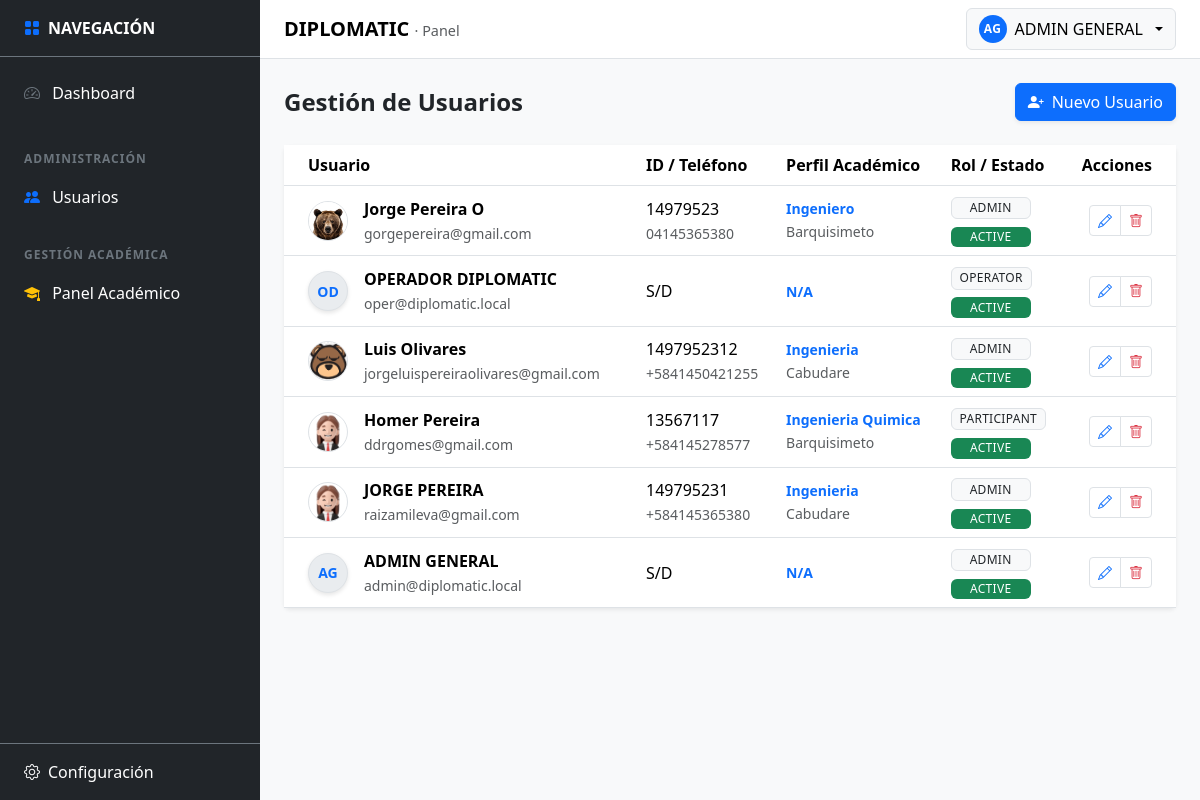
Screenshot of /public/users (signed in) with the database file from the repository.
### tables this page shows
CREATE TABLE `tbl_users` (
  `id` int(10) UNSIGNED NOT NULL,
  `user_type` enum('INTERNAL','PARTICIPANT') NOT NULL DEFAULT 'INTERNAL',
  `status` enum('ACTIVE','SUSPENDED','INACTIVE') NOT NULL DEFAULT 'ACTIVE',
  `first_name` varchar(100) NOT NULL,
  `last_name` varchar(100) NOT NULL,
  `email` varchar(190) NOT NULL,
  `role` varchar(60) DEFAULT 'PARTICIPANT',
  `phone` varchar(30) DEFAULT NULL,
  `document_id` varchar(30) DEFAULT NULL,
  `address` text DEFAULT NULL,
  `provenance` varchar(150) DEFAULT NULL,
  `undergraduate_degree` varchar(150) DEFAULT NULL,
  `avatar` varchar(255) DEFAULT 'default_avatar.png',
  `password_hash` varchar(255) NOT NULL,
  `last_login_at` datetime DEFAULT NULL,
  `created_at` datetime NOT NULL DEFAULT current_timestamp(),
  `updated_at` datetime NOT NULL DEFAULT current_timestamp() ON UPDATE current_timestamp(),
  `profile_complete` tinyint(1) DEFAULT 0
);

### app/core/Controller.php (called while the page is built, shortened)
<?php
abstract class Controller
{
    protected function view(string $viewPath, array $data = []): void
    {
        View::render($viewPath, $data);
    }
}

### app/controllers/UsersController.php (called while the page is built, shortened)
<?php
final class UsersController extends Controller
{
    public function index(): void
    {
        $userModel = new UserModel();
        try {
            $db = (new Database())->getConnection();
            $stmt = $db->query("SELECT role_key, name FROM tbl_roles WHERE status = 'ACTIVE' ORDER BY level DESC");
            $roles = $stmt->fetchAll();
        } catch (\Exception $e) {
            $roles = [];
        }
        $this->view('users/index', [
            'users' => $userModel->getAll(),
            'roles' => $roles
        ]);
    }
}

### app/core/Router.php (called while the page is built, shortened)
<?php
final class Router
{
  private array $routes = [
    'GET' => [],
    'POST' => [],
  ];
  public function get(string $path, array $handler): void
  {
    $this->routes['GET'][$this->normalize($path)] = $handler;
  }
  public function post(string $path, array $handler): void
  {
    $this->routes['POST'][$this->normalize($path)] = $handler;
  }
  public function dispatch(): void
  {
    $method = $_SERVER['REQUEST_METHOD'] ?? 'GET';
    $uri = parse_url($_SERVER['REQUEST_URI'] ?? '/', PHP_URL_PATH) ?? '/';
    $basePath = $this->detectBasePath();
    $path = $this->normalize(str_replace($basePath, '', $uri) ?: '/');
    $handler = $this->routes[$method][$path] ?? null;
    [$class, $action] = $handler;
    $controller = new $class();
    $controller->$action();
  }
  private function normalize(string $path): string
  {
    $path = '/' . trim($path, '/');
    return $path === '//' ? '/' : $path;
  }
  private function detectBasePath(): string
  {
    $scriptName = $_SERVER['SCRIPT_NAME'] ?? '';
    $dir = str_replace('\\', '/', dirname($scriptName));
    return rtrim($dir, '/');
  }
}

### app/core/Bootstrap.php (called while the page is built, shortened)
<?php
final class Bootstrap
{
    public function run(): void
    {
        $router = new Router();
        $router->get('/', [AuthController::class, 'showLogin']);
        $router->post('/login', [AuthController::class, 'doLogin']);
        $router->get('/logout', [AuthController::class, 'logout']);
        $router->get('/dashboard', [DashboardController::class, 'index']);
        $router->get('/profile', [ProfileController::class, 'index']);
        $router->post('/profile/update', [ProfileController::class, 'update']);
        $router->get('/profile/security', [ProfileController::class, 'security']);
        $router->post('/profile/change-password', [ProfileController::class, 'changePassword']);
        $router->get('/settings', [SettingsController::class, 'index']);
        $router->get('/settings/correo', [SettingsEmailController::class, 'index']);
        $router->post('/settings/save-correo', [SettingsEmailController::class, 'save']);
        $router->post('/settings/test-correo', [SettingsEmailController::class, 'test']);
        $router->get('/settings/empresa', [SettingsCompanyController::class, 'index']);
        $router->post('/settings/empresa/save', [SettingsCompanyController::class, 'save']);
        $router->get('/settings/whatsapp', [SettingsWhatsappController::class, 'index']);
        $router->post('/settings/whatsapp/save-template', [SettingsWhatsappController::class, 'saveTemplate']);
        $router->post('/settings/whatsapp/log', [SettingsWhatsappController::class, 'logSend']);
        $router->get('/settings/eventos', [SettingsEventsController::class, 'index']);
        $router->get('/settings/eventos/filter', [SettingsEventsController::class, 'filter']);
        $router->get('/academic', [AcademicController::class, 'index']);
        $router->get('/academic/diplomados', [DiplomadosController::class, 'index']);
        $router->get('/academic/diplomados/create', [DiplomadosController::class, 'create']);
        $router->post('/academic/diplomados/save', [DiplomadosController::class, 'save']);
        $router->get('/academic/diplomados/edit', [DiplomadosController::class, 'edit']);
        $router->post('/academic/diplomados/update', [DiplomadosController::class, 'update']);
        $router->post('/academic/diplomados/delete', [DiplomadosController::class, 'delete']);
        $router->get('/academic/diplomados/getDetails', [DiplomadosController::class, 'getDetails']);
        $router->get('/academic/diplomados/export', [\App\Controllers\ExportController::class, 'pdf']);
        $router->get('/academic/cohortes', [CohortesController::class, 'index']);
        $router->get('/academic/cohortes/create', [CohortesController::class, 'create']);
        $router->post('/academic/cohortes/save', [CohortesController::class, 'save']);
        $router->post('/academic/cohortes/update', [CohortesController::class, 'update']);
        $router->post('/academic/cohortes/delete', [CohortesController::class, 'delete']);
        $router->get('/academic/cohortes/getDetails', [CohortesController::class, 'getDetails']);
        $router->get('/academic/cohortes/changeStatus', [CohortesController::class, 'changeStatus']);
        $router->get('/academic/cohortes/logAccess', [CohortesController::class, 'logAccess']);
        $router->get('/academic/cohortes-config', [CohortesConfigController::class, 'index']);
        $router->get('/academic/cohortes-config/getDetails', [CohortesConfigController::class, 'getDetails']);
        $router->post('/academic/cohortes-config/updateStatus', [CohortesConfigController::class, 'updateStatus']);
        $router->post('/academic/cohortes-config/hardDelete', [CohortesConfigController::class, 'hardDelete']);
        $router->get('/academic/grupos', [GruposController::class, 'index']);
        $router->post('/academic/grupos/save', [GruposController::class, 'save']);
        $router->post('/academic/grupos/update', [GruposController::class, 'update']);
        $router->post('/academic/grupos/delete', [GruposController::class, 'delete']);
        $router->get('/academic/grupos/getDetails', [GruposController::class, 'getDetails']);
        $router->get('/academic/grupos/logAccess', [GruposController::class, 'logAccess']);
        $router->get('/academic/profesores', [ProfesoresController::class, 'index']);
        $router->get('/UserSecurity', [UserSecurityController::class, 'index']);
        $router->post('/UserSecurityController/updatePassword', [UserSecurityController::class, 'changePassword']);
        $router->post('/UserSecurityController/updateStatus', [UserSecurityController::class, 'changeStatus']);
        $router->get('/users', [UsersController::class, 'index']);
        $router->post('/users/save', [UsersController::class, 'save']);
        $router->post('/users/delete', [UsersController::class, 'delete']);
        $router->get('/register', [RegisterController::class, 'index']);
        $router->post('/register/submit', [RegisterController::class, 'submit']);
        $router->get('/register/validate', [RegisterController::class, 'validateToken']);
        $router->post('/register/create-password', [RegisterController::class, 'createPassword']);
        $router->get('/register/complete', [RegisterController::class, 'completeProfile']);
        $router->get('/forgot-password', [RegisterController::class, 'forgotPasswordIndex']);
        $router->post('/forgot-password/submit', [RegisterController::class, 'forgotPasswordSubmit']);
        $router->dispatch();
    }
}

### public/index.php (called while the page is built, shortened)
<?php
$app = new \App\Core\Bootstrap();
$app->run();

### app/models/UserModel.php (called while the page is built, shortened)
<?php
class UserModel
{
    private $db;
    public function __construct()
    {
        $this->db = (new Database())->getConnection();
    }
    public function getAll(): array
    {
        $sql = "SELECT * FROM tbl_users WHERE status != 'INACTIVE' ORDER BY created_at DESC";
        return $this->db->query($sql)->fetchAll(PDO::FETCH_ASSOC);
    }
}

### app/views/users/index.php (the view, shortened to what this page needs)
<?php
$basePath = rtrim(str_replace('\\', '/', dirname($_SERVER['SCRIPT_NAME'] ?? '')), '/');
?>
<div class="d-flex justify-content-between align-items-center mb-4">
    <h2 class="h4 fw-bold mb-0">Gestión de Usuarios</h2>
    <button class="btn btn-primary shadow-sm" data-bs-toggle="modal" data-bs-target="#userModal" onclick="resetForm()">
        <i class="bi bi-person-plus-fill me-2"></i>Nuevo Usuario
    </button>
</div>
<div class="card border-0 shadow-sm">
    <div class="card-body p-0">
        <div class="table-responsive">
            <table class="table table-hover align-middle mb-0">
                <thead class="bg-light">
                    <tr>
                        <th class="ps-4">Usuario</th>
                        <th>ID / Teléfono</th>
                        <th>Perfil Académico</th>
                        <th>Rol / Estado</th>
                        <th class="text-end pe-4">Acciones</th>
                    </tr>
                </thead>
                <tbody>
                    <?php foreach ($users as $u): ?>
                    <tr>
                        <td class="ps-4">
                            <div class="d-flex align-items-center gap-3">
                                <?php if (!empty($u['avatar']) && $u['avatar'] !== 'default_avatar.png'): ?>
                                    <img src="<?= $basePath ?>/assets/img/avatars/<?= htmlspecialchars($u['avatar']) ?>" class="rounded-circle border" width="40" height="40" style="object-fit: cover;">
                                <?php else: ?>
                                    <div class="avatar-circle"><?= strtoupper(substr($u['first_name'] ?? 'U', 0, 1) . substr($u['last_name'] ?? 'N', 0, 1)) ?></div>
                                <?php endif; ?>
                                <div>
                                    <div class="fw-bold"><?= htmlspecialchars($u['first_name'].' '.$u['last_name']) ?></div>
                                    <small class="text-muted"><?= htmlspecialchars($u['email']) ?></small>
                                </div>
                            </div>
                        </td>
                        <td>
                            <div><?= htmlspecialchars($u['document_id'] ?? 'S/D') ?></div>
                            <small class="text-muted"><?= htmlspecialchars($u['phone'] ?? '') ?></small>
                        </td>
                        <td>
                            <div class="small fw-bold text-primary"><?= htmlspecialchars($u['undergraduate_degree'] ?? 'N/A') ?></div>
                            <small class="text-muted"><?= htmlspecialchars($u['provenance'] ?? '') ?></small>
                        </td>
                        <td>
                            <div class="mb-1"><span class="badge bg-light text-dark border"><?= htmlspecialchars($u['role']) ?></span></div>
                            <?php
                                $statusClass = ($u['status'] === 'ACTIVE') ? 'bg-success' : 'bg-warning text-dark';
                            ?>
                            <span class="badge <?= $statusClass ?>"><?= htmlspecialchars($u['status']) ?></span>
                        </td>
                        <td class="text-end pe-4">
                            <div class="btn-group">
                                <button class="btn btn-sm btn-white border" title="Editar" onclick='editUser(<?= json_encode($u) ?>)'>
                                    <i class="bi bi-pencil text-primary"></i>
                                </button>
                                <button class="btn btn-sm btn-white border" title="Desactivar" onclick="deleteUser(<?= $u['id'] ?>)">
                                    <i class="bi bi-trash text-danger"></i>
                                </button>
                            </div>
                        </td>
                    </tr>
                    <?php endforeach; ?>
                </tbody>
            </table>
        </div>
    </div>
</div>

### app/views/topnav.php (shortened to what this page needs)
<?php
$basePath   = rtrim(str_replace('\\', '/', dirname($_SERVER['SCRIPT_NAME'] ?? '')), '/');
$userName   = $_SESSION['user']['name'] ?? 'Usuario';
$userAvatar = $_SESSION['user']['avatar'] ?? 'default_avatar.png';
$initials = '';
if ($userName !== '') {
  $parts = preg_split('/\s+/', trim($userName));
  $initials = strtoupper(substr($parts[0] ?? 'U', 0, 1) . substr($parts[1] ?? '', 0, 1));
  $initials = trim($initials) !== '' ? $initials : 'U';
} else {
  $initials = 'U';
}
$avatarURL  = $basePath . '/assets/img/avatars/' . $userAvatar;
$avatarPath = __DIR__ . '/../../public/assets/img/avatars/' . $userAvatar;
?>
<nav class="navbar dp-topnav bg-white border-bottom sticky-top">
  <div class="container-fluid px-3 px-md-4 d-flex align-items-center justify-content-between">
    <div class="d-flex align-items-center gap-2">
      <a class="navbar-brand fw-bold mb-0" href="<?= htmlspecialchars($basePath) ?>/dashboard">
        DIPLOMATIC <span class="text-muted fw-normal" style="font-size:.9rem;">· Panel</span>
      </a>
    </div>
    <div class="dropdown">
      <button class="btn btn-light border dp-userbtn dropdown-toggle d-flex align-items-center gap-2"
              type="button"
              data-bs-toggle="dropdown"
              aria-expanded="false">
        <?php if ($userAvatar !== 'default_avatar.png' && file_exists($avatarPath)): ?>
            <img src="<?= $avatarURL ?>" class="rounded-circle" style="width: 24px; height: 24px; object-fit: cover;" alt="Avatar">
        <?php else: ?>
            <span class="dp-avatar" aria-hidden="true"><?= htmlspecialchars($initials) ?></span>
        <?php endif; ?>
        <span class="d-none d-sm-inline"><?= htmlspecialchars($userName) ?></span>
      </button>
    </div>
  </div>
</nav>

### public/assets/css/panel.css (style rules this page uses)
:root { --sidebar-width: 260px; }
.dp-topnav { z-index: 1035; }
.dp-userbtn { display: inline-flex; align-items: center; gap: 10px; }
.dp-avatar { width: 28px; height: 28px; border-radius: 999px; background: #0d6efd; color: #fff; display: inline-flex; align-items: center; justify-content: center; font-weight: 700; font-size: 12px; letter-spacing: .5px; }

### public/assets/css/users.css (style rules this page uses)
.badge { min-width: 80px; font-weight: 500; letter-spacing: 0.3px; }
.avatar-circle { width: 40px; height: 40px; background: #0d6efd; color: #fff; display: flex; align-items: center; justify-content: center; border-radius: 50%; font-size: 14px; font-weight: bold; text-transform: uppercase; box-shadow: 0 2px 4px rgba(0,0,0,0.1); }

### app/views/users/index.php (style rules this page uses)
.avatar-circle { width: 40px; height: 40px; background: #e9ecef; color: #0d6efd; display: flex; align-items: center; justify-content: center; border-radius: 50%; font-weight: bold; border: 1px solid #dee2e6; text-transform: uppercase; flex-shrink: 0; }

### rows the page displays
tbl_users: last_name "AG", first_name+last_name "AG", first_name+last_name "ADMIN GENERAL", email "admin@diplomatic.local", document "S/D", undergraduate_degree "N/A", role "ADMIN", status "ACTIVE"
tbl_users: avatar (picture), first_name+last_name "Jorge Pereira O", email "gorgepereira@gmail.com", document "14979523", phone "04145365380", undergraduate_degree "Ingeniero", provenance "Barquisimeto", role "ADMIN", status "ACTIVE"
tbl_users: first_name+last_name "OD", first_name+last_name "OPERADOR DIPLOMATIC", email "oper@diplomatic.local", document "S/D", undergraduate_degree "N/A", role "OPERATOR", status "ACTIVE"
tbl_users: avatar (picture), first_name+last_name "Luis Olivares", email "jorgeluispereiraolivares@gmail.com", document "1497952312", phone "+5841450421255", undergraduate_degree "Ingenieria", provenance "Cabudare", role "ADMIN", status "ACTIVE"
tbl_users: avatar (picture), first_name+last_name "Homer Pereira", email "ddrgomes@gmail.com", document "13567117", phone "+584145278577", undergraduate_degree "Ingenieria Quimica", provenance "Barquisimeto", role "PARTICIPANT", status "ACTIVE"
tbl_users: avatar (picture), first_name+last_name "JORGE PEREIRA", email "raizamileva@gmail.com", document "149795231", phone "+584145365380", undergraduate_degree "Ingenieria", provenance "Cabudare", role "ADMIN", status "ACTIVE"

### other values shown
$userName "ADMIN GENERAL"
